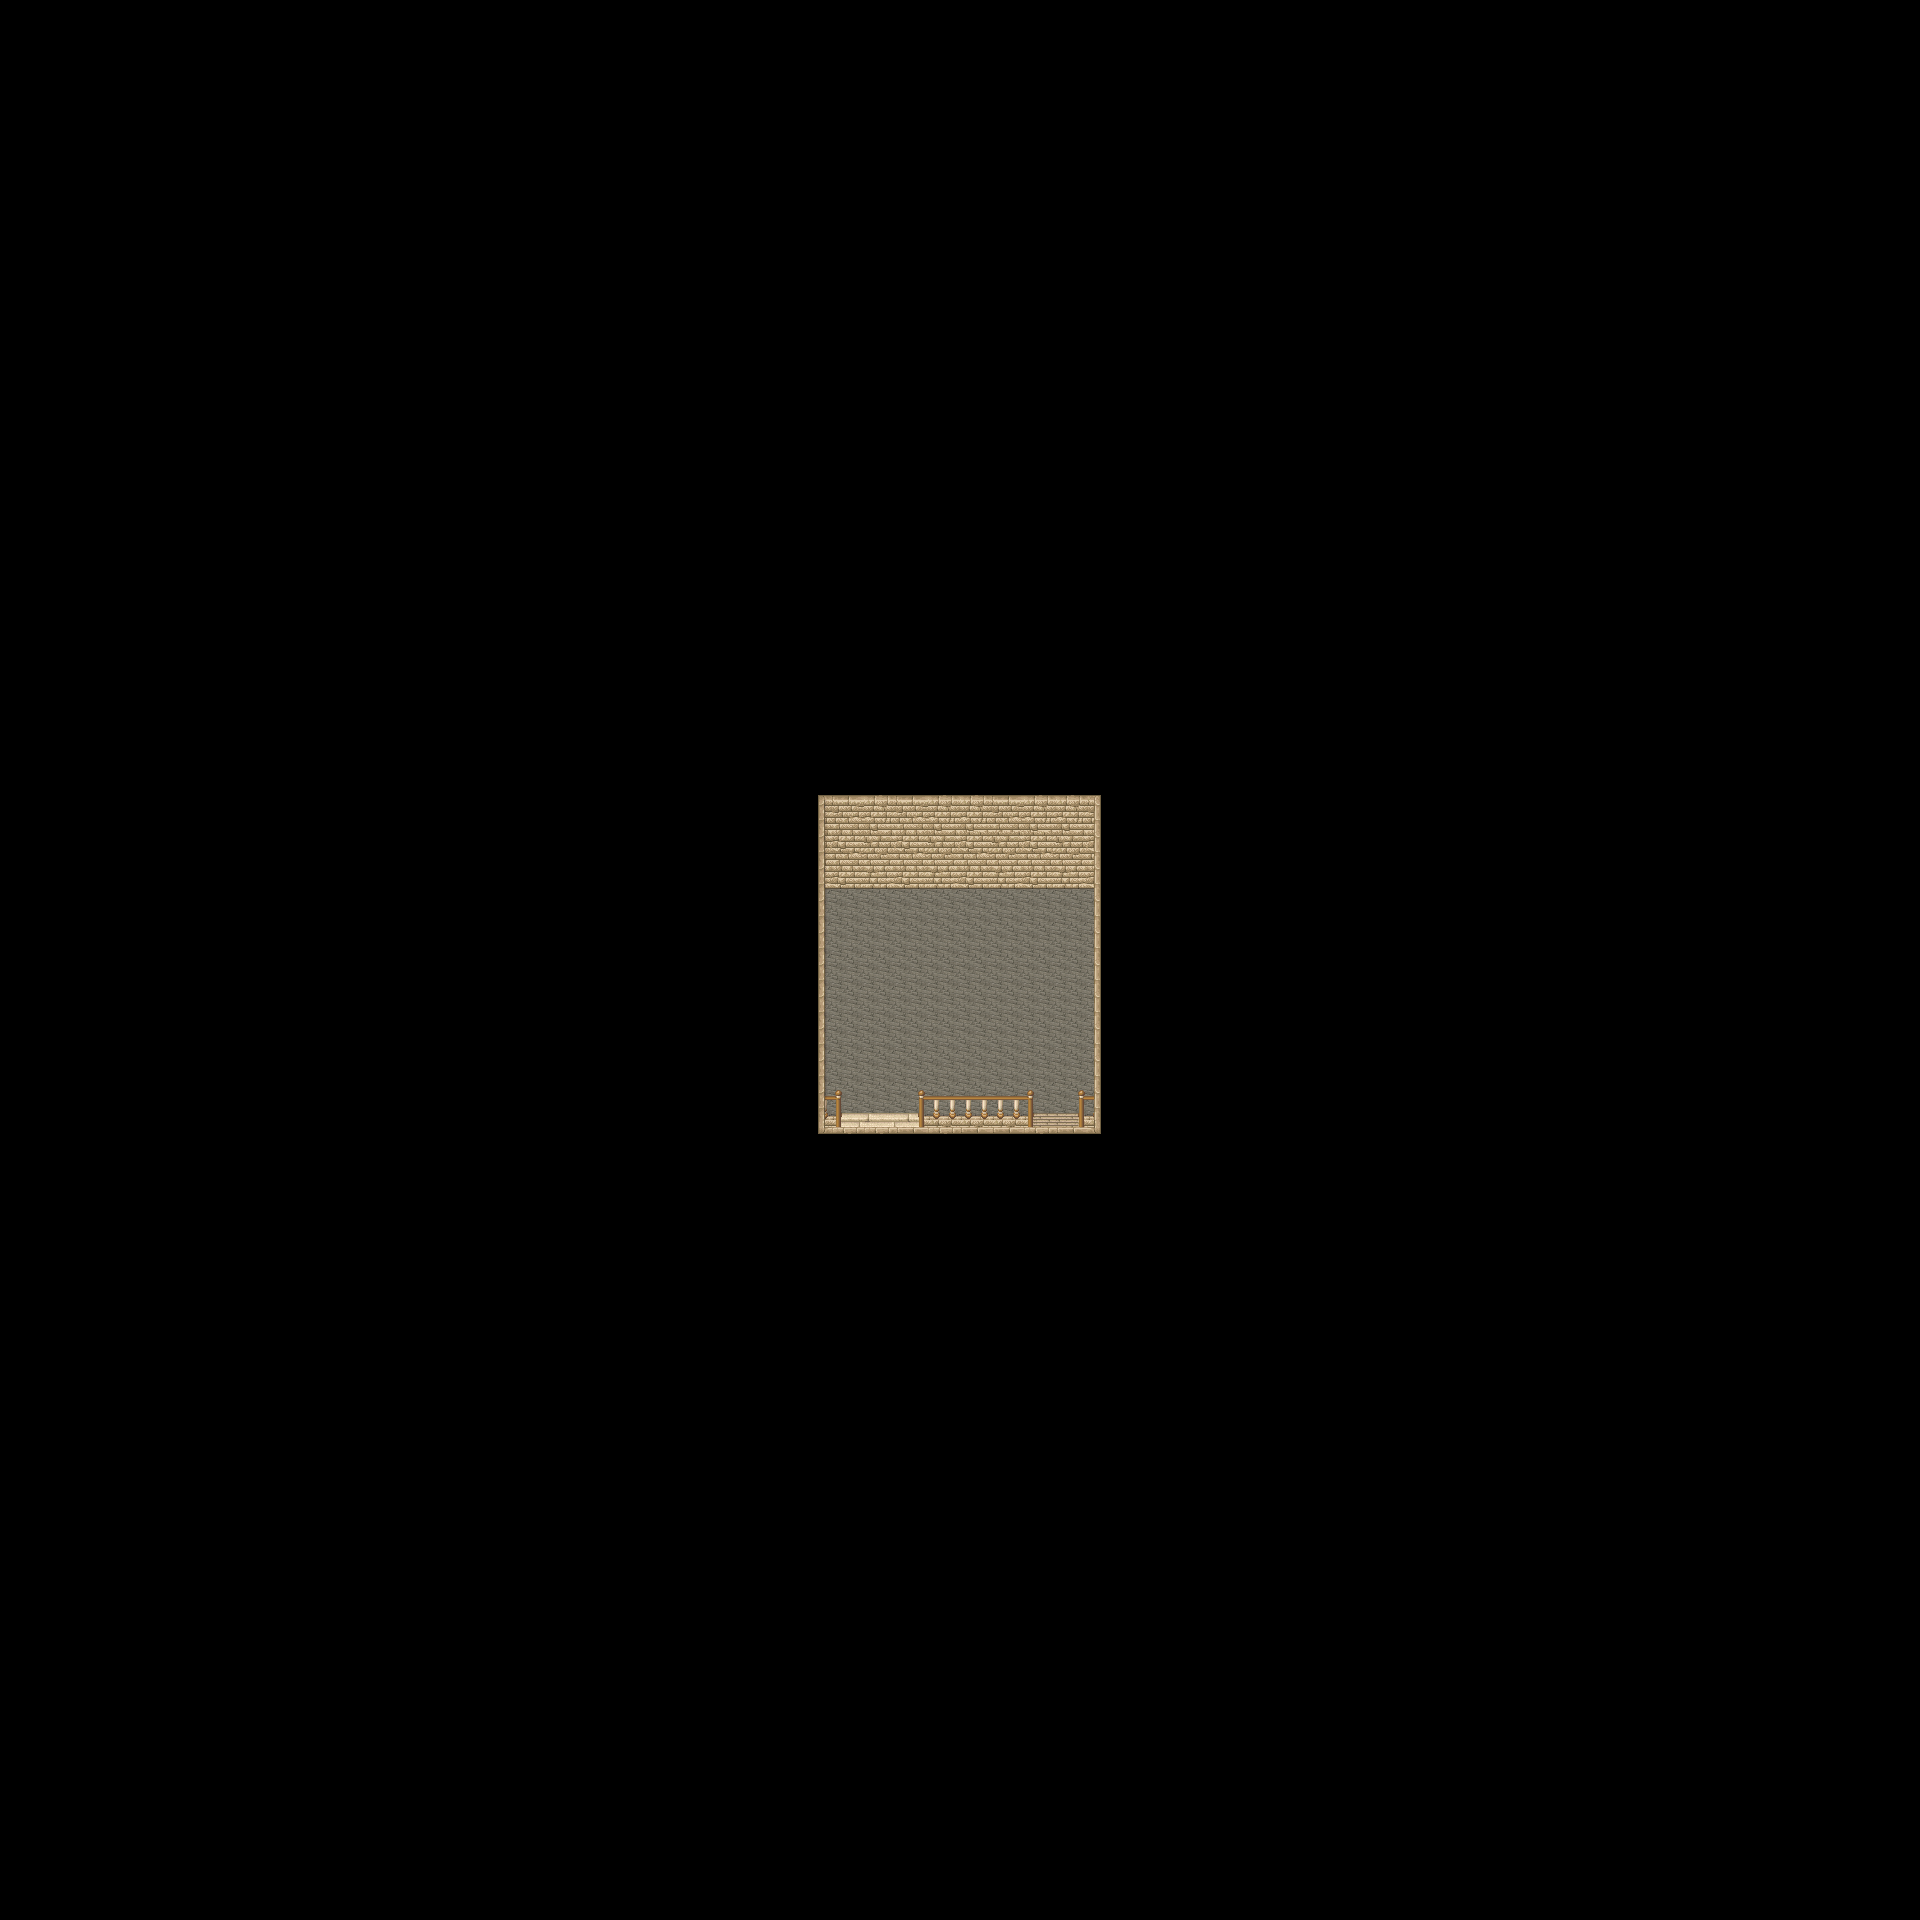

A 2D game scene composited from a Tiled map and its tileset images. What follows is a short description and the map's XML, with each tile layer's data collapsed to a summary:
An orthogonal 60x60 tile map with 32x32 px tiles, 8 tile layers (Ground, Ground 2, Ground 3, Fringe, ...), 1 hidden layer not drawn, 17 tilesets and 2 objects (2x warp).

<map version="1.2" tiledversion="1.3.4" orientation="orthogonal" renderorder="right-down" compressionlevel="0" width="60" height="60" tilewidth="32" tileheight="32" infinite="0" nextlayerid="14" nextobjectid="18">
 <properties>
  <property name="license" value="CC BY-SA 3.0" />
  <property name="manaplus version" value="2" />
  <property name="minimap" value="graphics/minimaps/009-2-16.png" />
  <property name="music" value="swamp.ogg" />
  <property name="name" value="Chapel Tower 1st Floor" />
 </properties>
 <tileset firstgid="1" name="Collision" tilewidth="32" tileheight="32" tilecount="9" columns="3">
  <image source="../graphics/tilesets/collision.png" width="96" height="96" />
 </tileset>
 <tileset firstgid="10" name="hurns-indoor" tilewidth="32" tileheight="32" tilecount="256" columns="16">
  <image source="../graphics/tilesets/hurns-indoor.png" width="512" height="512" />
 </tileset>
 <tileset firstgid="266" name="artis-indoor" tilewidth="32" tileheight="32" tilecount="256" columns="16">
  <image source="../graphics/tilesets/artis-indoor.png" width="512" height="512" />
 </tileset>
 <tileset firstgid="522" name="artis-indoor-fringe" tilewidth="32" tileheight="32" tilecount="256" columns="16">
  <image source="../graphics/tilesets/artis-indoor-fringe.png" width="512" height="512" />
 </tileset>
 <tileset firstgid="778" name="ship-indoor-fringe" tilewidth="32" tileheight="32" tilecount="256" columns="16">
  <image source="../graphics/tilesets/ship-indoor-fringe.png" width="512" height="512" />
 </tileset>
 <tileset firstgid="1034" name="artis-indoor-x1x3" tilewidth="32" tileheight="96" tilecount="48" columns="16">
  <image source="../graphics/tilesets/artis-indoor-x1x3.png" width="512" height="288" />
 </tileset>
 <tileset firstgid="1082" name="artis-indoor-x1x2" tilewidth="32" tileheight="64" tilecount="16" columns="16">
  <image source="../graphics/tilesets/artis-indoor-x1x2.png" width="512" height="64" />
 </tileset>
 <tileset firstgid="1098" name="hurns-ground" tilewidth="32" tileheight="32" tilecount="256" columns="16">
  <image source="../graphics/tilesets/hurns-ground.png" width="512" height="512" />
 </tileset>
 <tileset firstgid="1354" name="hurns-indoor-x1x3" tilewidth="32" tileheight="96" tilecount="16" columns="16">
  <image source="../graphics/tilesets/hurns-indoor-x1x3.png" width="512" height="96" />
 </tileset>
 <tileset firstgid="1370" name="artis-indoor-x1x4" tilewidth="32" tileheight="32" tilecount="64" columns="16">
  <image source="../graphics/tilesets/artis-indoor-x1x4.png" width="512" height="128" />
 </tileset>
 <tileset firstgid="1434" name="hurns-teacup-vapor" tilewidth="32" tileheight="32" tilecount="8" columns="4">
  <image source="../graphics/tilesets/hurns-teacup-vapor.png" width="128" height="64" />
  <tile id="0">
   <animation>
    <frame tileid="0" duration="100" />
    <frame tileid="1" duration="100" />
    <frame tileid="2" duration="100" />
    <frame tileid="3" duration="100" />
   </animation>
  </tile>
  <tile id="4">
   <animation>
    <frame tileid="4" duration="100" />
    <frame tileid="5" duration="100" />
    <frame tileid="6" duration="100" />
    <frame tileid="7" duration="100" />
   </animation>
  </tile>
 </tileset>
 <tileset firstgid="1442" name="fire" tilewidth="64" tileheight="64" tilecount="7" columns="7">
  <image source="../graphics/tilesets/fire.png" width="448" height="64" />
  <tile id="0">
   <animation>
    <frame tileid="0" duration="100" />
    <frame tileid="1" duration="100" />
    <frame tileid="2" duration="100" />
    <frame tileid="3" duration="100" />
    <frame tileid="4" duration="100" />
    <frame tileid="5" duration="100" />
    <frame tileid="6" duration="100" />
   </animation>
  </tile>
 </tileset>
 <tileset firstgid="1449" name="hurns-indoor-accessory" tilewidth="32" tileheight="32" tilecount="128" columns="8">
  <image source="../graphics/tilesets/hurns-indoor-accessory.png" width="256" height="512" />
 </tileset>
 <tileset firstgid="1577" name="sunlight-x1x5" tilewidth="32" tileheight="160" tilecount="4" columns="4">
  <image source="../graphics/tilesets/sunlight-x1x5.png" width="128" height="160" />
 </tileset>
 <tileset firstgid="1581" name="candle-x1x2" tilewidth="32" tileheight="64" tilecount="12" columns="3">
  <image source="../graphics/tilesets/candle-x1x2.png" width="96" height="256" />
  <tile id="6">
   <animation>
    <frame tileid="6" duration="100" />
    <frame tileid="7" duration="100" />
   </animation>
  </tile>
 </tileset>
 <tileset firstgid="1593" name="artis-indoor-cellar" tilewidth="32" tileheight="32" tilecount="128" columns="8">
  <image source="../graphics/tilesets/artis-indoor-cellar.png" width="256" height="512" />
 </tileset>
 <tileset firstgid="1721" name="castle1" tilewidth="32" tileheight="32" tilecount="374" columns="17">
  <image source="../graphics/tilesets/castle1.png" width="544" height="704" />
 </tileset>
 <layer id="1" name="Ground" width="60" height="60">
  <data>[3600 cells, 3600 non-empty, 8 distinct tile ids]</data>
 </layer>
 <layer id="2" name="Ground 2" width="60" height="60">
  <data>[3600 cells, 27 non-empty, 10 distinct tile ids]</data>
 </layer>
 <layer id="3" name="Ground 3" width="60" height="60">
  <data>[3600 cells, 10 non-empty, 10 distinct tile ids]</data>
 </layer>
 <layer id="4" name="Fringe" width="60" height="60">
  <data>[3600 cells, 4 non-empty, 2 distinct tile ids]</data>
 </layer>
 <layer id="5" name="Over" width="60" height="60">
  <data>[3600 cells, 72 non-empty, 10 distinct tile ids]</data>
 </layer>
 <layer id="6" name="Over 2" width="60" height="60">
  <data>[3600 cells, 2 non-empty, 2 distinct tile ids]</data>
 </layer>
 <layer id="7" name="Over 3" width="60" height="60">
  <data>[3600 cells, 0 non-empty, 0 distinct tile ids]</data>
 </layer>
 <layer id="8" name="Collision" width="60" height="60" visible="0">
  <data>[3600 cells, 3534 non-empty, 1 distinct tile ids]</data>
 </layer>
 <layer id="9" name="Heights" width="60" height="60">
  <data>[3600 cells, 0 non-empty, 0 distinct tile ids]</data>
 </layer>
 <objectgroup id="10" name="Object">
  <object id="15" name="To Chapel Tower 2nd Floor" type="warp" x="1024" y="1152" width="64" height="32">
   <properties>
    <property name="dest_map" value="009-2-17" />
    <property name="dest_x" value="26" />
    <property name="dest_y" value="35" />
   </properties>
  </object>
  <object id="17" name="To Chapel" type="warp" x="832" y="1152" width="96" height="32">
   <properties>
    <property name="dest_map" value="009-2-15" />
    <property name="dest_x" value="26" />
    <property name="dest_y" value="33" />
   </properties>
  </object>
 </objectgroup>
</map>
